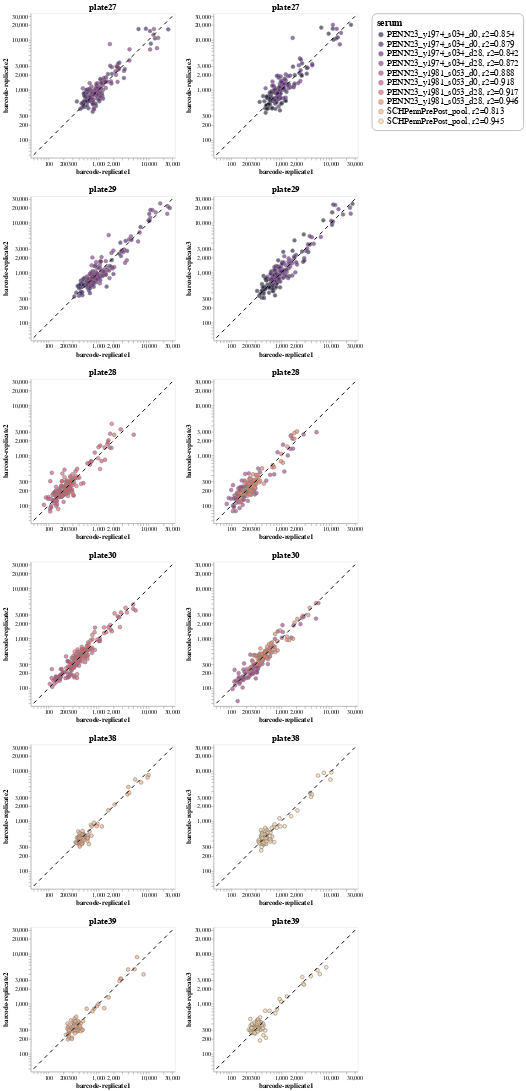

The cell this chart's notebook holds for it:
### Code cell
# Produce plot with plate 30 only for main text figure
charts = []

# mark config
fill = True
opacity = 0.6
stroke = 'grey'
strokeWidth = 2
color = alt.Color('serum').scale(scheme='magma')

for plate in replicate_titers_tidy_pivot.plate.unique():
    # add serum, R2 column
    df = (replicate_titers_tidy_pivot.query(f'plate == "{plate}"')
           )
    
    barcode_scatter_1 = (
        alt.Chart(df.replace({'serum': corr_values_string_bc_1v2}),
                 title = f'{plate}')
        .mark_circle(size=60, filled=fill, opacity = opacity, stroke = stroke, strokeWidth = strokeWidth)
        .encode(
            alt.X('barcode1:Q', 
                  title = 'barcode-replicate1',
                  scale = alt.Scale(nice=False, padding=6, type="log"),
                  axis = alt.Axis(grid=False, titleFontSize=14, labelFontSize=12)
                 ),
            alt.Y('barcode2:Q',
                  title = 'barcode-replicate2',
                  scale = alt.Scale(nice=False, padding=6, type="log"),
                  axis = alt.Axis(grid=False, titleFontSize=14, labelFontSize=12)
                 ),
            color = color,
        )
    )
    
    barcode_scatter_2 = (
        alt.Chart(df.replace({'serum': corr_values_string_bc_1v3}),
                 title = f'{plate}')
        .mark_circle(size=60, filled=fill, opacity = opacity, stroke = stroke, strokeWidth = strokeWidth)
        .encode(
            alt.X('barcode1:Q', 
                  title = 'barcode-replicate1',
                  scale = alt.Scale(nice=False, padding=6, type="log"),
                  axis = alt.Axis(grid=False, titleFontSize=14, labelFontSize=12)
                 ),
            alt.Y('barcode3:Q',
                  title = 'barcode-replicate3',
                  scale = alt.Scale(nice=False, padding=6, type="log"),
                  axis = alt.Axis(grid=False, titleFontSize=14, labelFontSize=12)
                 ),
            color = color,
        )
    )
    
    # dummy line plot
    line = pd.DataFrame({
        'Goals Conceded': [50, 30000],
        'Goals': [50, 30000],})
    
    line_plot = alt.Chart(line).mark_line(color= 'black', strokeDash = [8,8]).encode(
        x= 'Goals Conceded',
        y= 'Goals'
    )
    
    barcode_scatter_1 = (barcode_scatter_1 + line_plot)
    barcode_scatter_2 = (barcode_scatter_2 + line_plot)
    
    concat = (alt.concat(barcode_scatter_1, barcode_scatter_2, 
                        columns = 2, 
                        spacing = 10
                       )
              # .configure_legend(
              #     titleFontSize=16,
              #     labelFontSize=14)
             )

    charts.append(concat)
    
    # save
    # concat_png = os.path.join(resultsdir, 'within_variant_barcode_correlation.png')
    # print(f"Saving chart to {concat_png}")
    # concat.save(concat_png, ppi=200)
    
(alt.concat(*charts, title = '', columns = 1)
 # .resolve_scale(y='shared')
 .configure_title(fontSize=18)
 .configure_legend(titleFontSize=20, 
                   labelFontSize = 18,
                   strokeColor='gray',
                   # fillColor='#EEEEEE',
                   padding=10,
                   cornerRadius=10,
                   labelLimit = 500)
)
